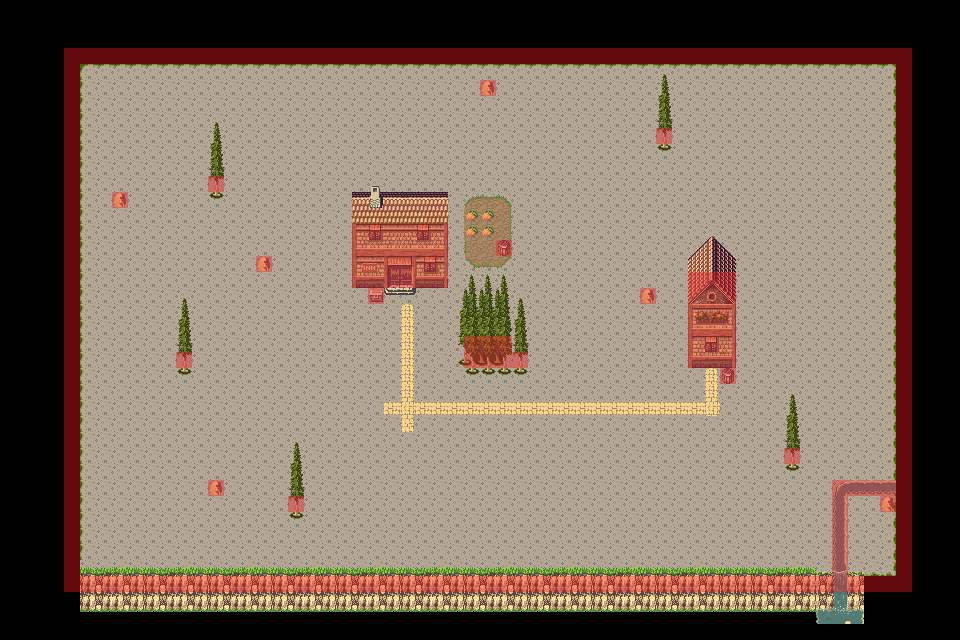

Rendered tile map (Tiled .tmx) drawn with the repository's tilesets; below, a short description and the map source with its tile grids summarised:
An orthogonal 60x40 tile map with 16x16 px tiles, 5 tile layers (Floor, CollisionObjects1, CollisionObjects2, FloatingObjects, ...), 3 tilesets.

<map version="1.0" tiledversion="1.1.4" orientation="orthogonal" renderorder="left-up" width="60" height="40" tilewidth="16" tileheight="16" infinite="0" nextobjectid="2">
 <tileset firstgid="1" source="../GenericTilemap1.tsx" />
 <tileset firstgid="325" source="City1Tileset.tsx" />
 <tileset firstgid="721" source="../CollisionTile.tsx" />
 <layer name="Floor" width="60" height="40">
  <properties>
   <property name="tileset" type="int" value="1" />
   <property name="zindex" type="int" value="2" />
  </properties>
  <data>[2400 cells, 1632 non-empty, 8 distinct tile ids]</data>
 </layer>
 <layer name="CollisionObjects1" width="60" height="40">
  <properties>
   <property name="tileset" type="int" value="4" />
   <property name="zindex" type="int" value="3" />
  </properties>
  <data>[2400 cells, 323 non-empty, 108 distinct tile ids]</data>
 </layer>
 <layer name="CollisionObjects2" width="60" height="40">
  <properties>
   <property name="tileset" type="int" value="4" />
   <property name="zindex" type="int" value="4" />
  </properties>
  <data>[2400 cells, 13 non-empty, 4 distinct tile ids]</data>
 </layer>
 <layer name="FloatingObjects" width="60" height="40">
  <properties>
   <property name="tileset" type="int" value="4" />
   <property name="zindex" type="int" value="6" />
  </properties>
  <data>[2400 cells, 68 non-empty, 48 distinct tile ids]</data>
 </layer>
 <layer name="CollisionLayer" width="60" height="40" opacity="0.41">
  <properties>
   <property name="zindex" type="int" value="0" />
  </properties>
  <data>[2400 cells, 242 non-empty, 1 distinct tile ids]</data>
 </layer>
</map>
